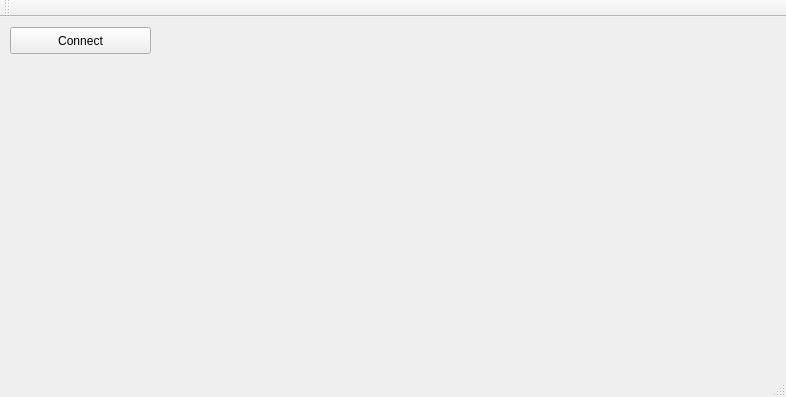
<?xml version="1.0" encoding="UTF-8"?>
<ui version="4.0">
 <class>TestServerGUI</class>
 <widget class="QMainWindow" name="TestServerGUI">
  <property name="geometry">
   <rect>
    <x>0</x>
    <y>0</y>
    <width>786</width>
    <height>397</height>
   </rect>
  </property>
  <property name="windowTitle">
   <string>TestServerGUI</string>
  </property>
  <widget class="QWidget" name="centralWidget">
   <widget class="QPushButton" name="tbServerConnect">
    <property name="geometry">
     <rect>
      <x>10</x>
      <y>10</y>
      <width>141</width>
      <height>27</height>
     </rect>
    </property>
    <property name="text">
     <string>Connect</string>
    </property>
   </widget>
  </widget>
  <widget class="QMenuBar" name="menuBar">
   <property name="geometry">
    <rect>
     <x>0</x>
     <y>0</y>
     <width>786</width>
     <height>25</height>
    </rect>
   </property>
  </widget>
  <widget class="QToolBar" name="mainToolBar">
   <attribute name="toolBarArea">
    <enum>TopToolBarArea</enum>
   </attribute>
   <attribute name="toolBarBreak">
    <bool>false</bool>
   </attribute>
  </widget>
  <widget class="QStatusBar" name="statusBar"/>
 </widget>
 <layoutdefault spacing="6" margin="11"/>
 <resources/>
 <connections/>
</ui>
